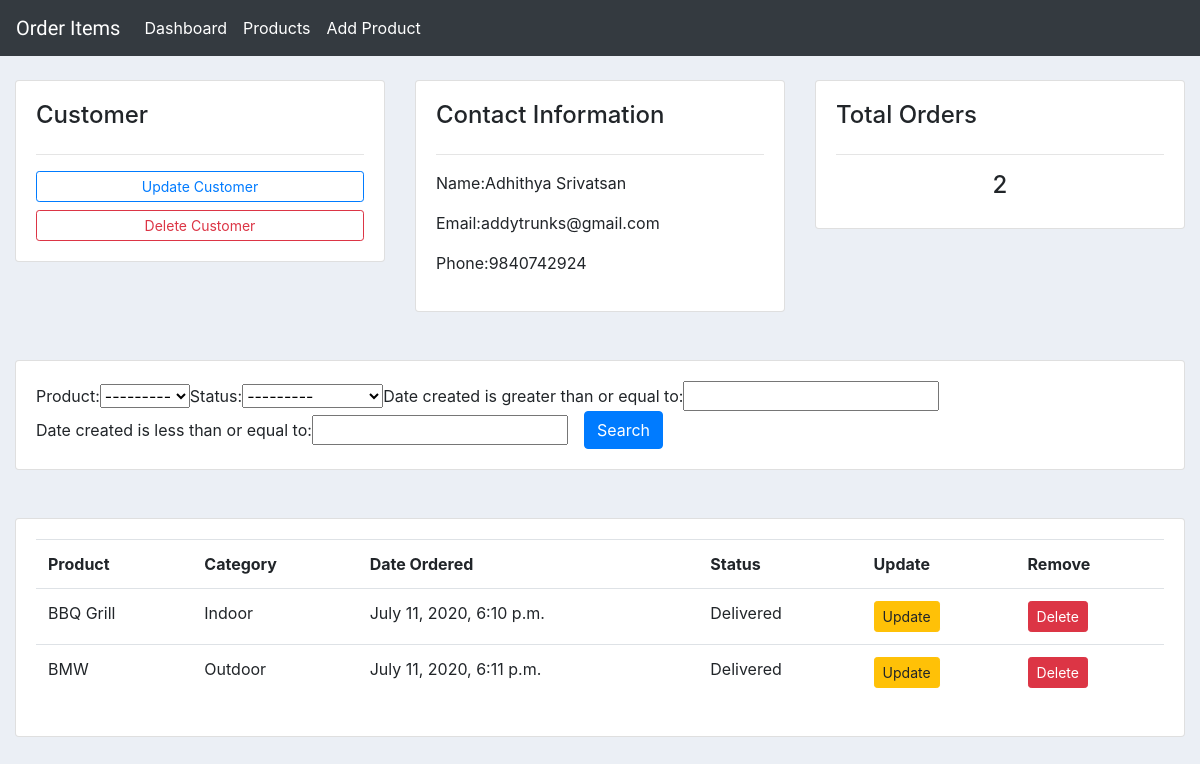
Screenshot of /customer/1 with the database file from the repository.
### order_app/models.py (models this page shows, shortened)
class Customer(models.Model):
    name = models.CharField(max_length=50,null=True)
    phone = models.IntegerField(null=True)
    email = models.EmailField(null=True)
    date_created = models.DateTimeField(auto_now_add=True)

class Order(models.Model):
    STATUS = (
        ('Pending','Pending'),
        ('Delivered','Delivered'),
        ('Out for Delivery','Out for Delivery')
    )
    customer = models.ForeignKey(Customer,null=True,on_delete=models.CASCADE)
    product = models.ForeignKey(Product,null=True,on_delete=models.CASCADE)
    date_created = models.DateTimeField(auto_now_add=True)
    status = models.CharField(null=True,max_length=200,choices=STATUS)

class Product(models.Model):
    CHOICES = (
        ('Indoor','Indoor'),
        ('Outdoor','Outdoor'),
        ('Sports','Sports')
    )
    name = models.CharField(max_length=50,null=True)
    price = models.FloatField(null=True)
    description = models.CharField(max_length=50,null=True,blank=True)
    category = models.CharField(max_length=200,choices=CHOICES)
    date_created = models.DateTimeField(auto_now_add=True)
    tag = models.ManyToManyField(Tag)
    def __str__(self):
        return self.name

### order_app/views.py (the view)
# urls.py: path('customer/<int:pk>',views.customer,name='customer'),
def customer(request,pk):
    customer = Customer.objects.get(id=pk)
    orders = customer.order_set.all()
    count = customer.order_set.all().count()
    orderFilter = OrderFilter(request.GET,queryset=orders)
    orders = orderFilter.qs
    context = {'customer':customer,'orders':orders,'count':count,'form':orderFilter}
    return render(request,'customer.html',context)

### order_app/templates/customer.html
{% extends 'base.html' %}
{% load static %}
{% load bootstrap4 %}
{% block content %}
<br>
<div class="row">
    <div class="col md-6">
        <div class="card card-body">
            <h4>Customer</h4>
            <hr>
                <a href="{% url 'update_customer' customer.id %}" class="btn btn-block btn-outline-primary btn-sm">Update Customer</a>
                <a href="{% url 'delete_customer' customer.id %}" class="btn btn-block btn-outline-danger btn-sm">Delete Customer</a>
        </div>
    </div>
    <div class="col md-3">
        <div class="card card-body">
            <h4>Contact Information</h4>
            <hr>
            <p>Name:{{ customer.name }}</p>
            <p>Email:{{ customer.email }}</p>
            <p>Phone:{{ customer.phone  }}</p>
        </div>
    </div>
    <div class="col md-3">
        <div class="card card-body">
            <h4>Total Orders</h4>
            <hr>
            <p class="h4 text-center">{{ count }}</p>
        </div>
    </div>
</div>
<div class="row mt-5">
    <div class="col">
        <div class="card card-body">
            <form class="form-inline" method="get">
                {{ form.form }}
                <button class="btn btn-primary btn-md ml-3">Search</button>
            </form>
        </div>
    </div>
</div>
<div class="row mt-5">
    <div class="col">
        <div class="card card-body">
            <table class="table table-md">
                <tr>
                    <th>Product</th>
                    <th>Category</th>
                    <th>Date Ordered</th>
                    <th>Status</th>
                    <th>Update</th>
                    <th>Remove</th>
                </tr>
                {% for order in orders %}
                    <tr>
                        <td>{{ order.product.name }}</td>
                        <td>{{ order.product.category }}</td>
                        <td>{{ order.date_created }}</td>
                        <td>{{ order.status }}</td>
                        <td><a href="{% url 'update_form' order.id %}" class="btn btn-sm btn-warning">Update</a></td>
                        <td><a href="{% url 'delete_form' order.id %}" class="btn btn-sm btn-danger">Delete</a></td>
                    </tr>
                {% endfor %}
            </table>
        </div>
    </div>
</div>
{% endblock %}

### order_app/templates/base.html (style rules this page uses)
body { background-color: #ebeff5; }

### rows the page displays
Customer: name "Adhithya Srivatsan", email "addytrunks@gmail.com", phone "9840742924"
Order: product.name "BBQ Grill", product.category "Indoor", date_created "July 11, 2020, 6:10 p.m.", status "Delivered"
Order: product.name "BMW", product.category "Outdoor", date_created "July 11, 2020, 6:11 p.m.", status "Delivered"

### other values shown
{{ count }} "2"
